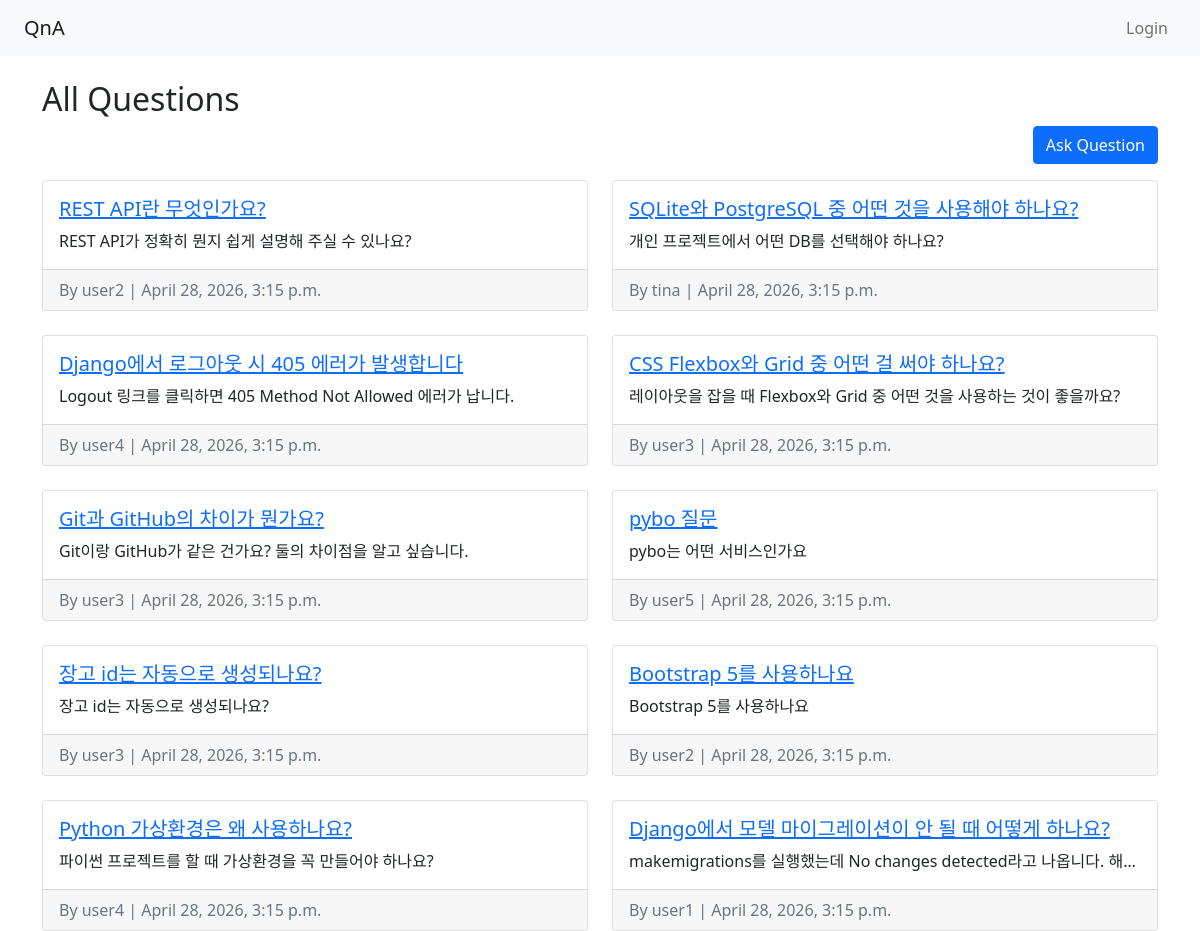
The page / on the database its author committed.
### qa/models.py (models this page shows, shortened)
class Question(models.Model):
    title = models.CharField(("Title"), max_length=200)
    content = models.TextField(("Content"))
    author = models.ForeignKey(User, on_delete=models.CASCADE)
    created_at = models.DateTimeField(auto_now_add=True)

### qa/views.py (the view)
# urls.py: path('', views.question_list, name='question_list'),
def question_list(request):
    questions = Question.objects.order_by('-created_at')
    return render(request, 'qa/question_list.html', {'questions': questions})

### qa/templates/qa/question_list.html
{% extends 'qa/base.html' %}
{% block content %}
<h2>All Questions</h2>
<div class="d-flex justify-content-end mb-3">
    <a href="{% url 'ask_question' %}" class="btn btn-primary">Ask Question</a>
</div>
<div class="row row-cols-1 row-cols-md-2 g-4">
    {% for question in questions %}
    <div class="col">
        <div class="card h-100">
            <div class="card-body">
                <h5 class="card-title">
                    <a href="{% url 'question_detail' question.pk %}">{{ question.title }}</a>
                </h5>
                <p class="card-text text-truncate">{{ question.content }}</p>
            </div>
            <div class="card-footer text-muted">
                By {{ question.author.username }} | {{ question.created_at }}
            </div>
        </div>
    </div>
    {% empty %}
    <p>No questions yet.</p>
    {% endfor %}
</div>
{% endblock %}

### qa/templates/qa/base.html (shortened to what this page needs)
<!DOCTYPE html>
<html lang="en">
<head>
    <link href="https://cdn.jsdelivr.net/npm/bootstrap@5.1.3/dist/css/bootstrap.min.css" rel="stylesheet">
</head>
<body>
    <nav class="navbar navbar-expand-lg navbar-light bg-light px-4">
        <a class="navbar-brand" href="/">QnA</a>
        <div class="collapse navbar-collapse">
            <ul class="navbar-nav ms-auto">
                {% if user.is_authenticated %}
                <li class="nav-item">
                    <span class="nav-link">👤 {{ user.username }}</span>
                </li>
                <li class="nav-item">
                    <a class="nav-link" href="{% url 'ask_question' %}">Ask Question</a>
                </li>
                <li class="nav-item">
                    <!--
                    TODO: 로그아웃 폼을 작성하세요 (POST 방식)
                    주의: <a> 태그로 하면 405 에러 발생!
                    필수: method="post", csrf_token 포함
                    -->
                    <form action="{% url 'logout' %}" method="post" class="d-inline">
                        {% csrf_token %}
                        <button type="submit" class="btn btn-link nav-link"
                                style="display:inline; padding: 0;">Logout</button>
                    </form>
                </li>
                {% else %}
                <li class="nav-item">
                    <a class="nav-link" href="{% url 'login' %}">Login</a>
                </li>
                {% endif %}
            </ul>
        </div>
    </nav>
    <div class="container mt-4">
        {% block content %}
        {% endblock %}
    </div>
</body>
</html>

### rows shown on the page
Question: title "REST API란 무엇인가요?", content "REST API가 정확히 뭔지 쉽게 설명해 주실 수 있나요?", author.username "user2", created_at "April 28, 2026, 3:15 p.m."
Question: title "SQLite와 PostgreSQL 중 어떤 것을 사용해야 하나요?", content "개인 프로젝트에서 어떤 DB를 선택해야 하나요?", author.username "tina", created_at "April 28, 2026, 3:15 p.m."
Question: title "Django에서 로그아웃 시 405 에러가 발생합니다", content "Logout 링크를 클릭하면 405 Method Not Allowed 에러가 납니다.", author.username "user4", created_at "April 28, 2026, 3:15 p.m."
Question: title "CSS Flexbox와 Grid 중 어떤 걸 써야 하나요?", content "레이아웃을 잡을 때 Flexbox와 Grid 중 어떤 것을 사용하는 것이 좋을까요?", author.username "user3", created_at "April 28, 2026, 3:15 p.m."
Question: title "Git과 GitHub의 차이가 뭔가요?", content "Git이랑 GitHub가 같은 건가요? 둘의 차이점을 알고 싶습니다.", author.username "user3", created_at "April 28, 2026, 3:15 p.m."
Question: title "pybo 질문", content "pybo는 어떤 서비스인가요", author.username "user5", created_at "April 28, 2026, 3:15 p.m."
Question: title "장고 id는 자동으로 생성되나요?", content "장고 id는 자동으로 생성되나요?", author.username "user3", created_at "April 28, 2026, 3:15 p.m."
Question: title "Bootstrap 5를 사용하나요", content "Bootstrap 5를 사용하나요", author.username "user2", created_at "April 28, 2026, 3:15 p.m."
Question: title "Python 가상환경은 왜 사용하나요?", content "파이썬 프로젝트를 할 때 가상환경을 꼭 만들어야 하나요?", author.username "user4", created_at "April 28, 2026, 3:15 p.m."
Question: title "Django에서 모델 마이그레이션이 안 될 때 어떻게 하나요?", content "makemigrations를 실행했는데 No changes detected라고 나옵니다. 해…", author.username "user1", created_at "April 28, 2026, 3:15 p.m."
